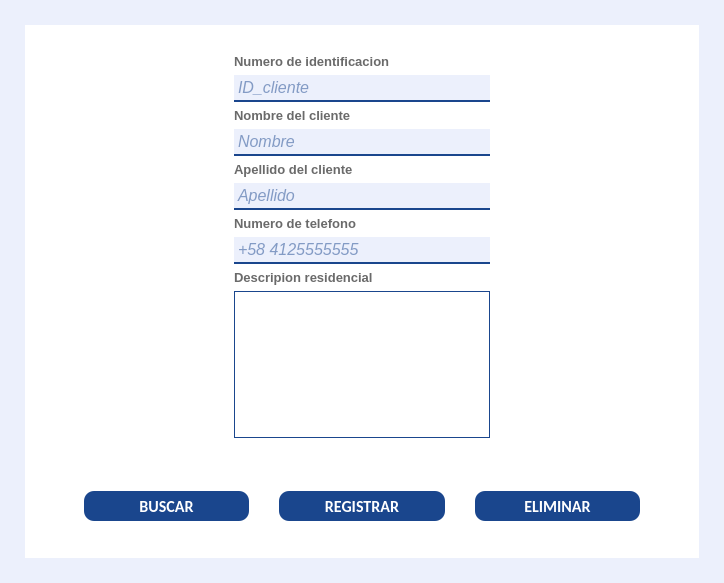
          <widget class="QWidget" name="page_registro">
           <property name="styleSheet">
            <string notr="true">background-color: rgb(236, 240, 252)</string>
           </property>
           <layout class="QHBoxLayout" name="horizontalLayout_9">
            <property name="spacing">
             <number>0</number>
            </property>
            <property name="leftMargin">
             <number>25</number>
            </property>
            <property name="topMargin">
             <number>25</number>
            </property>
            <property name="rightMargin">
             <number>25</number>
            </property>
            <property name="bottomMargin">
             <number>25</number>
            </property>
            <item>
             <widget class="QFrame" name="frame_6">
              <property name="minimumSize">
               <size>
                <width>0</width>
                <height>0</height>
               </size>
              </property>
              <property name="styleSheet">
               <string notr="true">QFrame{

	background-color: rgb(255, 255, 255);
	
}

QLabel{
	
	color: rgb(106, 106, 106);
}

</string>
              </property>
              <property name="frameShape">
               <enum>QFrame::NoFrame</enum>
              </property>
              <property name="frameShadow">
               <enum>QFrame::Plain</enum>
              </property>
              <layout class="QVBoxLayout" name="verticalLayout_6" stretch="5,1">
               <item>
                <widget class="QFrame" name="frame_7">
                 <property name="styleSheet">
                  <string notr="true">/*#frame_2{
border: 2px solid rgb(26,70,141);

}*/
</string>
                 </property>
                 <property name="frameShape">
                  <enum>QFrame::NoFrame</enum>
                 </property>
                 <property name="frameShadow">
                  <enum>QFrame::Raised</enum>
                 </property>
                 <layout class="QVBoxLayout" name="verticalLayout_7">
                  <property name="spacing">
                   <number>6</number>
                  </property>
                  <property name="leftMargin">
                   <number>200</number>
                  </property>
                  <property name="topMargin">
                   <number>20</number>
                  </property>
                  <property name="rightMargin">
                   <number>200</number>
                  </property>
                  <property name="bottomMargin">
                   <number>20</number>
                  </property>
                  <item>
                   <widget class="QLabel" name="label_21">
                    <property name="font">
                     <font>
                      <family>Arial</family>
                      <pointsize>10</pointsize>
                      <weight>75</weight>
                      <bold>true</bold>
                     </font>
                    </property>
                    <property name="text">
                     <string>Numero de identificacion</string>
                    </property>
                   </widget>
                  </item>
                  <item>
                   <widget class="QLineEdit" name="lineEdit_11">
                    <property name="maximumSize">
                     <size>
                      <width>16777215</width>
                      <height>16777215</height>
                     </size>
                    </property>
                    <property name="font">
                     <font>
                      <family>Arial</family>
                      <pointsize>12</pointsize>
                      <weight>50</weight>
                      <italic>true</italic>
                      <bold>false</bold>
                     </font>
                    </property>
                    <property name="styleSheet">
                     <string notr="true">border: none;
border-bottom: 2px solid rgb(26, 70, 141);
color:rgb(26, 70, 141);
padding: 2px;

</string>
                    </property>
                    <property name="inputMask">
                     <string/>
                    </property>
                    <property name="maxLength">
                     <number>6</number>
                    </property>
                    <property name="echoMode">
                     <enum>QLineEdit::Normal</enum>
                    </property>
                    <property name="placeholderText">
                     <string>ID_cliente</string>
                    </property>
                   </widget>
                  </item>
                  <item>
                   <widget class="QLabel" name="label_22">
                    <property name="font">
                     <font>
                      <family>Arial</family>
                      <pointsize>10</pointsize>
                      <weight>75</weight>
                      <bold>true</bold>
                     </font>
                    </property>
                    <property name="text">
                     <string>Nombre del cliente</string>
                    </property>
                   </widget>
                  </item>
                  <item>
                   <widget class="QLineEdit" name="lineEdit_4">
                    <property name="maximumSize">
                     <size>
                      <width>16777215</width>
                      <height>16777215</height>
                     </size>
                    </property>
                    <property name="font">
                     <font>
                      <family>Arial</family>
                      <pointsize>12</pointsize>
                      <weight>50</weight>
                      <italic>true</italic>
                      <bold>false</bold>
                     </font>
                    </property>
                    <property name="styleSheet">
                     <string notr="true">border: none;
border-bottom: 2px solid rgb(26, 70, 141);
color:rgb(26, 70, 141);
padding: 2px;

paddin-right: 100px;

</string>
                    </property>
                    <property name="inputMask">
                     <string/>
                    </property>
                    <property name="maxLength">
                     <number>6</number>
                    </property>
                    <property name="echoMode">
                     <enum>QLineEdit::Normal</enum>
                    </property>
                    <property name="placeholderText">
                     <string>Nombre</string>
                    </property>
                   </widget>
                  </item>
                  <item>
                   <widget class="QLabel" name="label_23">
                    <property name="font">
                     <font>
                      <family>Arial</family>
                      <pointsize>10</pointsize>
                      <weight>75</weight>
                      <bold>true</bold>
                     </font>
                    </property>
                    <property name="text">
                     <string>Apellido del cliente</string>
                    </property>
                   </widget>
                  </item>
                  <item>
                   <widget class="QLineEdit" name="lineEdit_8">
                    <property name="font">
                     <font>
                      <family>Arial</family>
                      <pointsize>12</pointsize>
                      <weight>50</weight>
                      <italic>true</italic>
                      <bold>false</bold>
                     </font>
                    </property>
                    <property name="styleSheet">
                     <string notr="true">border: none;
border-bottom: 2px solid rgb(26, 70, 141);
color:rgb(26, 70, 141);
padding: 2px;

</string>
                    </property>
                    <property name="inputMask">
                     <string/>
                    </property>
                    <property name="maxLength">
                     <number>6</number>
                    </property>
                    <property name="echoMode">
                     <enum>QLineEdit::Normal</enum>
                    </property>
                    <property name="placeholderText">
                     <string>Apellido</string>
                    </property>
                   </widget>
                  </item>
                  <item>
                   <widget class="QLabel" name="label_24">
                    <property name="font">
                     <font>
                      <family>Arial</family>
                      <pointsize>10</pointsize>
                      <weight>75</weight>
                      <bold>true</bold>
                     </font>
                    </property>
                    <property name="text">
                     <string>Numero de telefono</string>
                    </property>
                   </widget>
                  </item>
                  <item>
                   <widget class="QLineEdit" name="lineEdit_6">
                    <property name="maximumSize">
                     <size>
                      <width>16777215</width>
                      <height>16777215</height>
                     </size>
                    </property>
                    <property name="font">
                     <font>
                      <family>Arial</family>
                      <pointsize>12</pointsize>
                      <weight>50</weight>
                      <italic>true</italic>
                      <bold>false</bold>
                     </font>
                    </property>
                    <property name="styleSheet">
                     <string notr="true">border: none;
border-bottom: 2px solid rgb(26, 70, 141);
color:rgb(26, 70, 141);
padding: 2px;

</string>
                    </property>
                    <property name="inputMask">
                     <string/>
                    </property>
                    <property name="maxLength">
                     <number>6</number>
                    </property>
                    <property name="echoMode">
                     <enum>QLineEdit::Normal</enum>
                    </property>
                    <property name="placeholderText">
                     <string>+58 4125555555</string>
                    </property>
                   </widget>
                  </item>
                  <item>
                   <widget class="QLabel" name="label_25">
                    <property name="font">
                     <font>
                      <family>Arial</family>
                      <pointsize>10</pointsize>
                      <weight>75</weight>
                      <bold>true</bold>
                     </font>
                    </property>
                    <property name="text">
                     <string>Descripion residencial</string>
                    </property>
                   </widget>
                  </item>
                  <item>
                   <widget class="QTextEdit" name="textEdit_2">
                    <property name="font">
                     <font>
                      <family>Arial</family>
                      <pointsize>10</pointsize>
                     </font>
                    </property>
                    <property name="styleSheet">
                     <string notr="true">border: 1px solid rgb(26,70,141);
color:rgb(26, 70, 141);</string>
                    </property>
                    <property name="frameShape">
                     <enum>QFrame::NoFrame</enum>
                    </property>
                    <property name="verticalScrollBarPolicy">
                     <enum>Qt::ScrollBarAsNeeded</enum>
                    </property>
                    <property name="horizontalScrollBarPolicy">
                     <enum>Qt::ScrollBarAlwaysOff</enum>
                    </property>
                    <property name="documentTitle">
                     <string/>
                    </property>
                   </widget>
                  </item>
                 </layout>
                </widget>
               </item>
               <item>
                <widget class="QFrame" name="frame_8">
                 <property name="frameShape">
                  <enum>QFrame::NoFrame</enum>
                 </property>
                 <property name="frameShadow">
                  <enum>QFrame::Raised</enum>
                 </property>
                 <layout class="QHBoxLayout" name="horizontalLayout_8" stretch="0,0,0">
                  <property name="spacing">
                   <number>30</number>
                  </property>
                  <property name="leftMargin">
                   <number>50</number>
                  </property>
                  <property name="topMargin">
                   <number>5</number>
                  </property>
                  <property name="rightMargin">
                   <number>50</number>
                  </property>
                  <property name="bottomMargin">
                   <number>5</number>
                  </property>
                  <item>
                   <widget class="QPushButton" name="btn_cliente_5">
                    <property name="minimumSize">
                     <size>
                      <width>0</width>
                      <height>30</height>
                     </size>
                    </property>
                    <property name="font">
                     <font>
                      <family>Calibri</family>
                      <pointsize>12</pointsize>
                      <weight>75</weight>
                      <italic>false</italic>
                      <bold>true</bold>
                     </font>
                    </property>
                    <property name="styleSheet">
                     <string notr="true">QPushButton{

border:none;
color: white;
background-color:rgb(26, 70, 141);
border-radius: 10px 10px;


}
QPushButton:hover{

/*border:none;*/
color: rgb(26, 70, 141);
background-color: #fffffffff;
border-radius: 10px 10px;
border: 2px solid rgb(26, 70, 141);
font-size: 20px;


}
</string>
                    </property>
                    <property name="text">
                     <string>BUSCAR</string>
                    </property>
                   </widget>
                  </item>
                  <item>
                   <widget class="QPushButton" name="btn_cliente_6">
                    <property name="minimumSize">
                     <size>
                      <width>0</width>
                      <height>30</height>
                     </size>
                    </property>
                    <property name="font">
                     <font>
                      <family>Calibri</family>
                      <pointsize>12</pointsize>
                      <weight>75</weight>
                      <italic>false</italic>
                      <bold>true</bold>
                     </font>
                    </property>
                    <property name="styleSheet">
                     <string notr="true">QPushButton{

border:none;
color: white;
background-color:rgb(26, 70, 141);
border-radius: 10px 10px;


}
QPushButton:hover{

/*border:none;*/
color: rgb(26, 70, 141);
background-color: #fffffffff;
border-radius: 10px 10px;
border: 2px solid rgb(26, 70, 141);
font-size: 20px;


}
</string>
                    </property>
                    <property name="text">
                     <string>REGISTRAR</string>
                    </property>
                   </widget>
                  </item>
                  <item>
                   <widget class="QPushButton" name="pushButton_6">
                    <property name="minimumSize">
                     <size>
                      <width>0</width>
                      <height>30</height>
                     </size>
                    </property>
                    <property name="font">
                     <font>
                      <family>Calibri</family>
                      <pointsize>12</pointsize>
                      <weight>75</weight>
                      <bold>true</bold>
                     </font>
                    </property>
                    <property name="styleSheet">
                     <string notr="true">QPushButton{

border:none;
color: white;
background-color:rgb(26, 70, 141);
border-radius: 10px 10px;


}
QPushButton:hover{

/*border:none;*/
color: rgb(26, 70, 141);
background-color: #fffffffff;
border-radius: 10px 10px;
border: 2px solid rgb(26, 70, 141);
font-size: 20px;


}
</string>
                    </property>
                    <property name="text">
                     <string>ELIMINAR</string>
                    </property>
                   </widget>
                  </item>
                 </layout>
                </widget>
               </item>
              </layout>
             </widget>
            </item>
           </layout>
          </widget>
